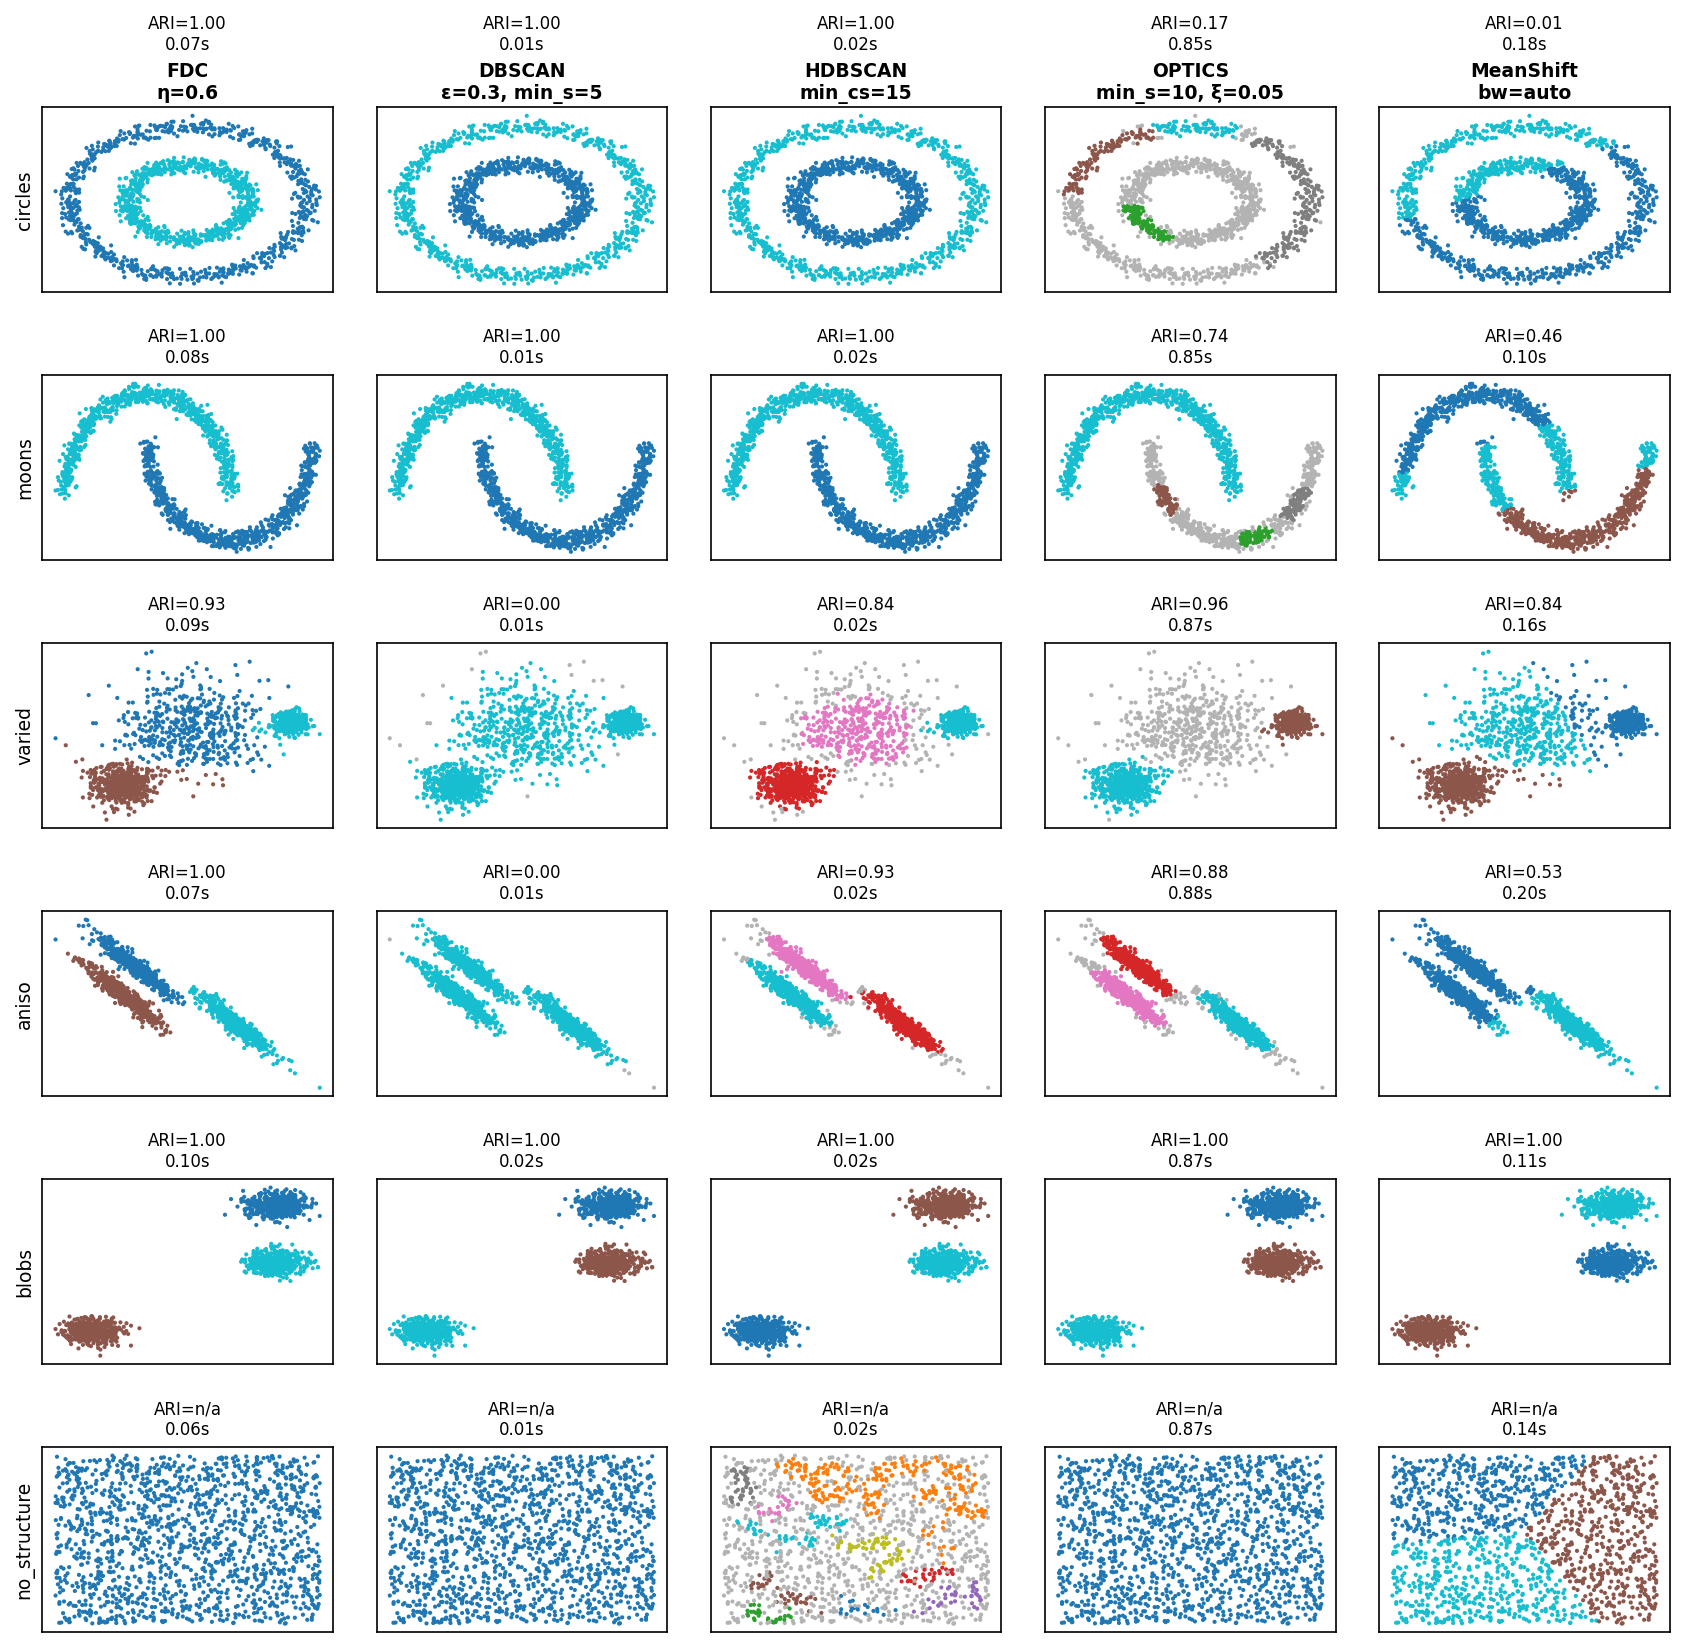

This figure's Python source:
"""
Benchmark FDC against sklearn clustering algorithms on the standard
sklearn clustering comparison datasets.

Algorithms compared: FDC, DBSCAN, HDBSCAN, OPTICS, MeanShift
Metric: Adjusted Rand Index (ARI), runtime (seconds)
"""

import time
import warnings
import numpy as np
import sys
import os
sys.path.insert(0, os.path.join(os.path.dirname(__file__), '..'))

from sklearn import datasets
from sklearn.preprocessing import StandardScaler
from sklearn.metrics import adjusted_rand_score
from sklearn.cluster import DBSCAN, HDBSCAN, OPTICS, MeanShift, estimate_bandwidth
from fdc import FDC

warnings.filterwarnings("ignore")
np.random.seed(42)

# ---------------------------------------------------------------------------
# Datasets (same as sklearn clustering comparison page, n=1500)
# ---------------------------------------------------------------------------
n_samples = 1500

noisy_circles = datasets.make_circles(n_samples=n_samples, factor=0.5, noise=0.05)
noisy_moons   = datasets.make_moons(n_samples=n_samples, noise=0.05)
blobs         = datasets.make_blobs(n_samples=n_samples, random_state=8)

X_b, y_b = datasets.make_blobs(n_samples=n_samples, random_state=170)
X_aniso   = np.dot(X_b, [[0.6, -0.6], [-0.4, 0.8]])
aniso     = (X_aniso, y_b)

varied = datasets.make_blobs(n_samples=n_samples, cluster_std=[1.0, 2.5, 0.5], random_state=170)

no_structure = (np.random.rand(n_samples, 2), None)

dataset_names = ["circles", "moons", "varied", "aniso", "blobs", "no_structure"]
dataset_list  = [noisy_circles, noisy_moons, varied, aniso, blobs, no_structure]

# ---------------------------------------------------------------------------
# Algorithm factory — params tuned per dataset (same approach as sklearn page)
# ---------------------------------------------------------------------------
def make_algorithms(X):
    bw = estimate_bandwidth(X, quantile=0.2, n_samples=500)
    return {
        "FDC":       FDC(eta=0.6, verbose=0, random_state=43),
        "DBSCAN":    DBSCAN(eps=0.3, min_samples=5),
        "HDBSCAN":   HDBSCAN(min_cluster_size=15),
        "OPTICS":    OPTICS(min_samples=10, xi=0.05, min_cluster_size=0.05),
        "MeanShift": MeanShift(bandwidth=bw, bin_seeding=True),
    }

# ---------------------------------------------------------------------------
# Run benchmark
# ---------------------------------------------------------------------------
algo_names = ["FDC", "DBSCAN", "HDBSCAN", "OPTICS", "MeanShift"]
algo_param_labels = {
    "FDC":       "η=0.6",
    "DBSCAN":    "ε=0.3, min_s=5",
    "HDBSCAN":   "min_cs=15",
    "OPTICS":    "min_s=10, ξ=0.05",
    "MeanShift": "bw=auto",
}

# results[dataset][algo] = (ari, runtime)
# pred_labels[dataset][algo] = predicted labels (reused for plotting)
results = {d: {} for d in dataset_names}
pred_labels = {d: {} for d in dataset_names}

for ds_name, (X, y_true) in zip(dataset_names, dataset_list):
    X = StandardScaler().fit_transform(X)
    algos = make_algorithms(X)

    for algo_name in algo_names:
        algo = algos[algo_name]
        t0 = time.time()
        algo.fit(X)
        dt = time.time() - t0

        labels = algo.cluster_label if hasattr(algo, "cluster_label") else algo.labels_
        pred_labels[ds_name][algo_name] = labels

        if y_true is None:
            ari = float("nan")
        else:
            ari = adjusted_rand_score(y_true, labels)

        results[ds_name][algo_name] = (ari, dt)

# ---------------------------------------------------------------------------
# Print results table
# ---------------------------------------------------------------------------
col_w = 14

header = f"{'dataset':<14}" + "".join(f"{a:^{col_w}}" for a in algo_names)
sep    = "-" * len(header)

print("\n=== Adjusted Rand Index (ARI) — higher is better ===")
print(sep)
print(header)
print(sep)
for ds_name in dataset_names:
    row = f"{ds_name:<14}"
    for algo_name in algo_names:
        ari, _ = results[ds_name][algo_name]
        cell = f"{ari:.3f}" if not np.isnan(ari) else "  n/a "
        row += f"{cell:^{col_w}}"
    print(row)
print(sep)

print("\n=== Runtime (seconds) ===")
print(sep)
print(header)
print(sep)
for ds_name in dataset_names:
    row = f"{ds_name:<14}"
    for algo_name in algo_names:
        _, dt = results[ds_name][algo_name]
        row += f"{dt:^{col_w}.3f}"
    print(row)
print(sep)
print()

# ---------------------------------------------------------------------------
# Figure: scatter plots (rows=datasets, cols=algorithms), ARI + time in title
# ---------------------------------------------------------------------------
import matplotlib
matplotlib.use("Agg")
import matplotlib.pyplot as plt
from matplotlib.colors import ListedColormap

cmap = plt.cm.tab10
n_ds  = len(dataset_names)
n_alg = len(algo_names)

fig, axes = plt.subplots(n_ds, n_alg, figsize=(n_alg * 2.8, n_ds * 2.2))
fig.subplots_adjust(hspace=0.45, wspace=0.15)

# Reuse stored labels from the first run (no re-fitting needed)
for row, (ds_name, (X_raw, y_true)) in enumerate(zip(dataset_names, dataset_list)):
    X = StandardScaler().fit_transform(X_raw)

    for col, algo_name in enumerate(algo_names):
        ax = axes[row][col]
        labels = pred_labels[ds_name][algo_name]

        ari, dt = results[ds_name][algo_name]

        # color by predicted label; noise (-1) in gray
        unique = np.unique(labels)
        colors = [cmap(i / max(len(unique), 1)) if lbl != -1 else (0.7, 0.7, 0.7, 1)
                  for i, lbl in enumerate(labels)]
        color_map = {lbl: cmap(i / max(len(unique) - 1, 1)) if lbl != -1 else (0.7, 0.7, 0.7, 1)
                     for i, lbl in enumerate(unique)}
        point_colors = [color_map[lbl] for lbl in labels]

        ax.scatter(X[:, 0], X[:, 1], c=point_colors, s=4, linewidths=0)
        ax.set_xticks([])
        ax.set_yticks([])

        ari_str = f"ARI={ari:.2f}" if not np.isnan(ari) else "ARI=n/a"
        ax.set_title(f"{ari_str}\n{dt:.2f}s", fontsize=8)

        if row == 0:
            param_str = algo_param_labels[algo_name]
            ax.set_xlabel(f"{algo_name}\n{param_str}", fontsize=9, fontweight="bold")
            ax.xaxis.set_label_position("top")
        if col == 0:
            ax.set_ylabel(ds_name, fontsize=9, rotation=90, labelpad=4)

outfile = os.path.join(os.path.dirname(__file__), "benchmark_sklearn.png")
fig.savefig(outfile, dpi=150, bbox_inches="tight")
print(f"Plot saved to {outfile}")
